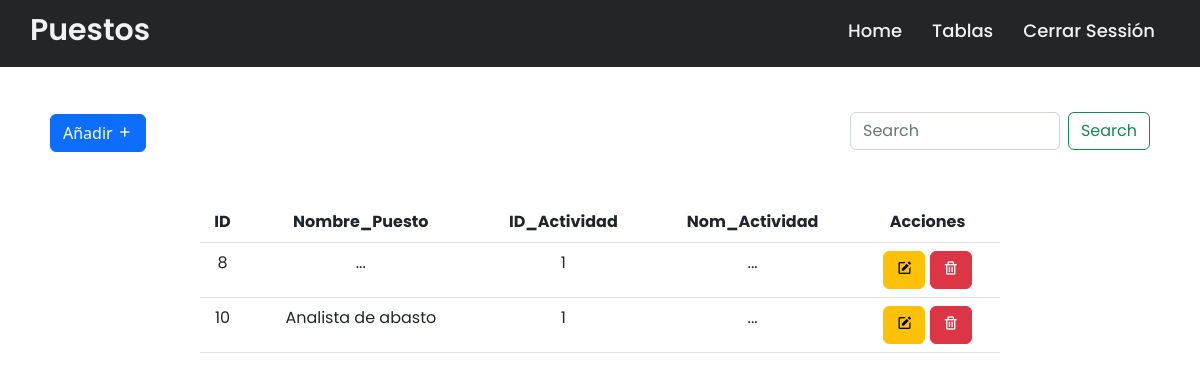
/tab/Puestos/puesto.php (signed in), run on an earlier commit of the app's database.
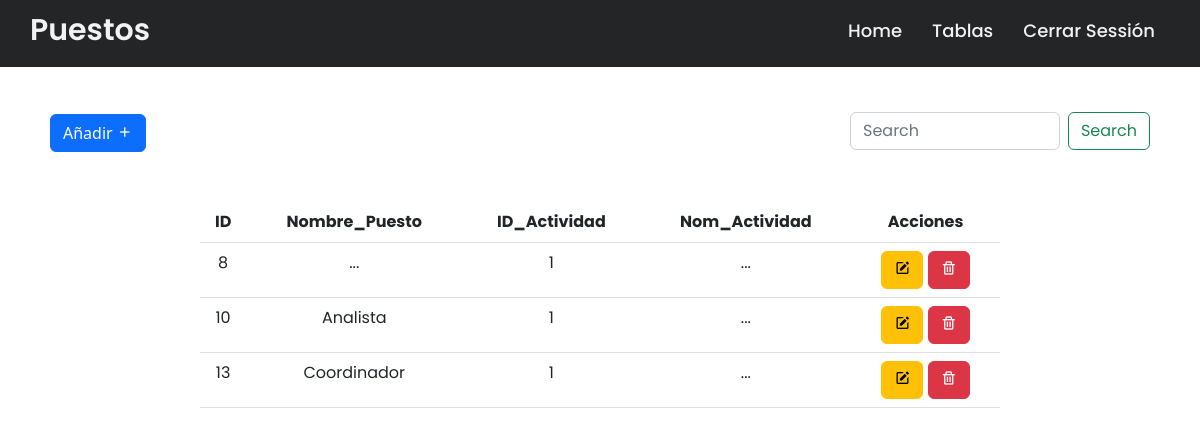
And on a later commit of the database.
### tables this page shows
CREATE TABLE `nuevo_puesto` (
  `ID_Nuevo_Puesto` int(11) NOT NULL,
  `Nuevo_Puesto` varchar(50) NOT NULL,
  `ID_Actividad` int(11) NOT NULL,
  `nom_actividad` varchar(50) NOT NULL
);

### tab/Puestos/puesto.php (the view, shortened to what this page needs)
<!DOCTYPE html>
<html lang="en">
<head>
    <link rel="stylesheet" href="../../css/navbar.css">
    <link href="https://cdn.jsdelivr.net/npm/bootstrap@5.2.2/dist/css/bootstrap.min.css" rel="stylesheet">
    <link href='https://unpkg.com/boxicons@2.1.4/css/boxicons.min.css' rel='stylesheet'>
    <link rel="stylesheet" href="https://cdnjs.cloudflare.com/ajax/libs/font-awesome/5.15.3/css/all.min.css"/>
</head>
<body><br>
    <div class="navbar">
    <nav>
    <div class="wrapper">
      <div class="logo"><a href="#"> Puestos </a></div>
      <ul class="nav-links">
        <li><a href="../../home.php">Home</a></li>
        <li>
          <a href="#" class="desktop-item">Tablas</a>
        </li>
        <li><a type="submite" href="../../destroy.php">Cerrar Sessión</a></li>
      </ul>
    </div>
  </nav>
    </div>
    <br>
    <div class="position-absolute top-10 end-0" style="width: 300px; margin-right: 50px;"><br><br>
    <form class="d-flex" role="search">
        <input class="form-control me-2" type="search" placeholder="Search" aria-label="Search">
        <button class="btn btn-outline-success" type="submit">Search</button>
      </form>
    </div>
     <button type="button" class="btn btn-primary" data-bs-toggle="modal" data-bs-target="#exampleModal" style="margin: 50px;">
        Añadir <i class='bx bx-plus'></i>
    </button>
                            <?php
                                include ("../../config/conexion.php");
                            ?>
    <div class="row justify-content-center">
    <table class="table" style="width: 800px;">
  <thead class="text-center">
    <tr>
      <th scope="col">ID</th>
      <th scope="col">Nombre_Puesto</th>
      <th scope="col">ID_Actividad</th>
      <th scope="col">Nom_Actividad</th>
      <th scope="col">Acciones</th>
    </tr>
  </thead>
  <tbody class="text-center">
    <?php
      $query = "SELECT * FROM nuevo_puesto";
      $result_task = mysqli_query($conexion, $query);
      while($row = mysqli_fetch_assoc($result_task)) { ?>
      <tr>
        <td><?php echo $row['ID_Nuevo_Puesto']; ?></td>
        <td><?php echo $row['Nuevo_Puesto']; ?></td>
        <td><?php echo $row['ID_Actividad']; ?></td>
        <td><?php echo $row['nom_actividad']; ?></td>
        <td>
          <a href="edit.php?ID_Nuevo_Puesto=<?php echo $row['ID_Nuevo_Puesto']?>" class="btn btn-warning">
            <i class='bx bxs-edit'></i>
          </a>
          <a href="delete.php?ID_Nuevo_Puesto=<?php echo $row['ID_Nuevo_Puesto']?>" class="btn btn-danger">
            <i class='bx bx-trash'></i>
          </a>
        </td>
      </tr>
      <?php } ?>
  </tbody>
</table>
    </div>
</body>
</html>

What changed in the data, as far as the page shows it:
changed nuevo_puesto id 10: Nuevo_Puesto "Analista de abasto" → "Analista"
added nuevo_puesto: ID_Nuevo_Puesto "13", Nuevo_Puesto "Coordinador", ID_Actividad "1", nom_actividad "..."
